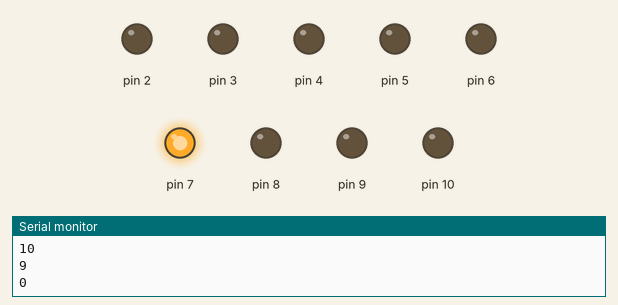
A program run on a simulated Arduino Uno, built with avr-gcc and run on an emulated ATmega328P. Shown: output pins drawn as LEDs (lit = HIGH), the last lines printed to the serial monitor.

Above: at 0.4 s.
At 0.9 s:
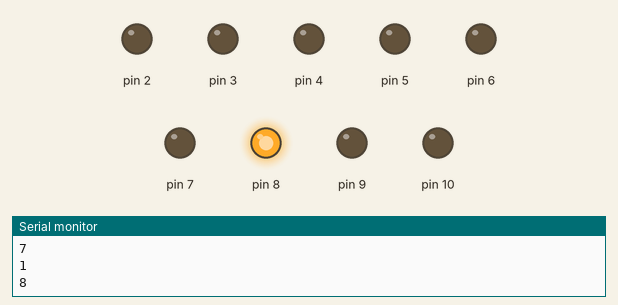
At 1.4 s:
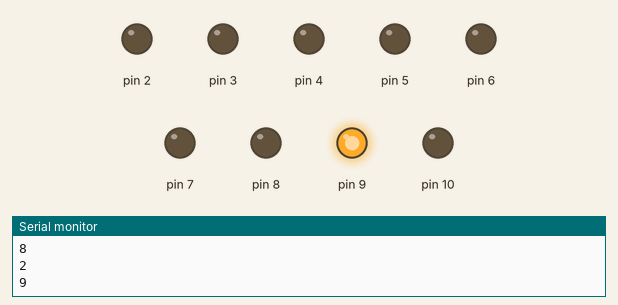
At 2.4 s:
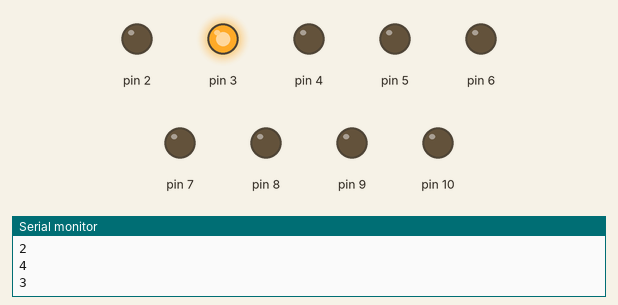
At 3.4 s:
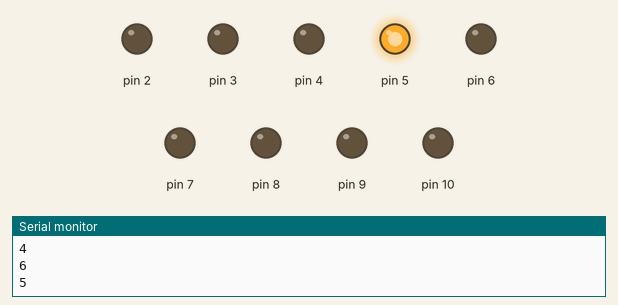
At 4.9 s:
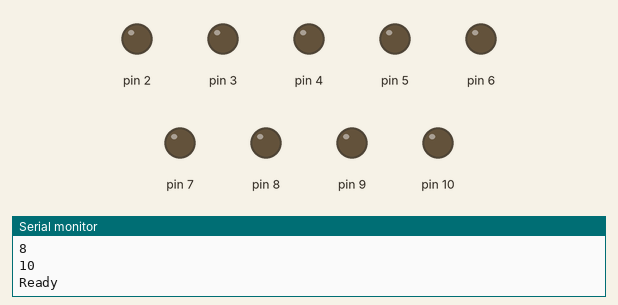
Timing chart, 0 to 6.4 s (numbered marks = the images above):
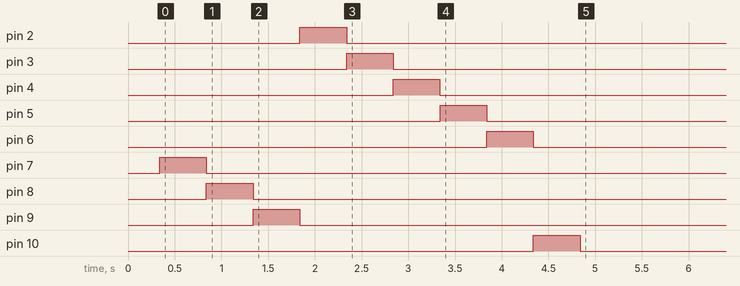

The program:

main.cpp
```cpp
#include <Arduino.h>
// #include "pin.h"
char myChar;
boolean isNew;

struct Pin {
    uint8_t pinNumber;
    bool pinValue = false;
};

// before you compile this make sure you set everything to the pin you want to send a value with;
// lets say you want pin 8 to send value 1 then you would set pin1 to 8;
Pin pin1H;
Pin pin2H;
Pin pin4H;
Pin pin1M;
Pin pin2M;
Pin pin4M;
Pin pin8M;
Pin pin16M;
Pin pin32M;

// all of the pins for ease of access
Pin* pins[] = {
  &pin1H,
  &pin2H,
  &pin4H,
  &pin1M,
  &pin2M,
  &pin4M,
  &pin8M,
  &pin16M,
  &pin32M
};


// put function declarations here:
void enableCharacterLight(int character);

void pinSet(Pin& usrpin, uint8_t val) {
  Serial.print("setting value ");Serial.print(val);Serial.print(" from original value ");Serial.println( usrpin.pinNumber );
  usrpin.pinNumber = val;
}
void setup() {
  // put your setup code here, to run once:
  Serial.begin(9600);

  int length = sizeof(pins) / sizeof(pins[0]);

  pin1H.pinNumber = 99;
  pinSet(pin1H,7);
  Serial.println(pin1H.pinNumber);
  pinSet(pin2H,8);
  Serial.println(pin2H.pinNumber);
  pinSet(pin4H,9);
  Serial.println(pin4H.pinNumber);
  pinSet(pin1M,2);
  Serial.println(pin1M.pinNumber);
  pinSet(pin2M,3);
  Serial.println(pin2M.pinNumber);
  pinSet(pin4M,4);
  Serial.println(pin4M.pinNumber);
  pinSet(pin8M,5);
  Serial.println(pin8M.pinNumber);
  pinSet(pin16M,6);
  Serial.println(pin16M.pinNumber);
  pinSet(pin32M,10);
  Serial.println(pin32M.pinNumber);

  Serial.println(length);
  for (uint8_t i = 0; length > i; i++) {
    // Serial.println("changing pin to output");
    Serial.println(i);
    Serial.println(pins[i]->pinNumber);
    pinMode(pins[i]->pinNumber,OUTPUT);
    digitalWrite(pins[i]->pinNumber,HIGH);
    delay(500);
    digitalWrite(pins[i]->pinNumber,LOW);
  }

  Serial.println("Ready");

}

void loop() {
  // put your main code here, to run repeatedly:
  // Serial.println(myChar);
  if (isNew) {
    //invalid conversion from char to char* this happens because its pointing to a LL and not a char
    int *character;
    *character = myChar;
    // Serial.println(*character); // Serial.println dereferenced character
    enableCharacterLight(*character);
    isNew = false;
  }

  if (Serial.available() > 0) {
    myChar = Serial.read();
    isNew = true;
  }
}

// put function definitions here:
void enableCharacterLight(int character) {
  // Serial.println(character == 97);
  static int ledsOn = 0; // says the amount of LEDS that are on. I am insulting your intelligence btw
  Serial.println(character);
  Serial.println(sizeof(pins)/sizeof(pins[0]));
  for (int i = 0; sizeof(pins)/sizeof(pins[0]) > i; i++) {
    // Serial.println(97+i);
     if ((97 + i) == character ) {

        if (!pins[i]->pinValue) {
            digitalWrite(pins[i]->pinNumber,HIGH);
            pins[i]->pinValue = true;
            ledsOn++;
        }
        else {
            digitalWrite(pins[i]->pinNumber,LOW);
            pins[i]->pinValue = false;
            ledsOn += -1;
        }


     }
  }
}
// 3/7/25 ts compiles thank the lord

//PID 2341
```

oldmain.cpp
```cpp
// #include <Arduino.h>
// char myChar;
// boolean isNew;


// // before you compile this make sure you set everything to the pin you want to send a value with;
// // lets say you want pin 8 to send value 1 then you would set pin1 to 8;
// uint8_t pin1 = 2;
// uint8_t pin2 = 3;
// uint8_t pin4 = 4;
// uint8_t pin8 = 5;
// uint8_t pin16 = 6;
// uint8_t pin32 = 7;
// uint8_t pin64 = 8;
// uint8_t pin128 = 9;
// uint8_t pin256 = 10;
// bool pin1Value = false;
// bool pin2Value = false;
// bool pin4Value = false;
// bool pin8Value = false;
// bool pin16Value = false;
// bool pin32Value = false;
// bool pin64Value = false;
// bool pin128Value = false;
// bool pin256Value = false;

// // all of the pins for ease of access
// uint8_t pins[] = {
//   pin1,
//   pin2,
//   pin4,
//   pin8,
//   pin16,
//   pin32,
//   pin64,
//   pin128,
//   pin256,
// };


// // put function declarations here:
// void enableCharacterLight(int character);

// void setup() {
//   // put your setup code here, to run once:
//   Serial.begin(9600);

//   int length = sizeof(pins) / sizeof(pins[0]);
//   Serial.println(length);
//   for (uint8_t i = 0; length > i; i++) {
//     // Serial.println("changing pin to output");
//     Serial.println(i);
//     pinMode(pins[i],OUTPUT);
//     digitalWrite(pins[i],HIGH);
//     delay(500);
//     digitalWrite(pins[i],LOW);
//   }

//   Serial.println("Ready");

// }

// void loop() {
//   // put your main code here, to run repeatedly:
//   // Serial.println(myChar);
//   if (isNew) {
//     //invalid conversion from char to char* this happens because its pointing to a LL and not a char
//     int *character;
//     *character = myChar;
//     // Serial.println(*character); // Serial.println dereferenced character
//     enableCharacterLight(*character);
//     isNew = false;
//   }

//   if (Serial.available() > 0) {
//     myChar = Serial.read();
//     isNew = true;
//   }
// }

// // put function definitions here:
// void enableCharacterLight(int character) {
//   // Serial.println(character == 97);
//   Serial.println(character);
//   if (character == 97) {

//     // Serial.println(pin1Value);
//       if (!pin1Value) {
//         digitalWrite(pin1,HIGH);
//         pin1Value = true;
//       }
//       else {
//         digitalWrite(pin1,LOW);
//         pin1Value = false;
//       }
//   }
//   else if (character == 98) {
//     if (!pin2Value) {
//         digitalWrite(pin2,HIGH);
//         pin2Value = true;
//       }
//       else {
//         digitalWrite(pin2,LOW);
//         pin2Value = false;
//       }
//   }
//   else if (character == 99) {
//     if (!pin4Value) {
//         digitalWrite(pin4,HIGH);
//         pin4Value = true;
//       }
//       else {
//         digitalWrite(pin4,LOW);
//         pin4Value = false;
//       }
//   }
//   else if (character == 100) {
//     if (!pin8Value) {
//         digitalWrite(pin8,HIGH);
//         pin8Value = true;
//       }
//       else {
//         digitalWrite(pin8,LOW);
//         pin8Value = false;
//       }
//   }
//   else if (character == 101) {
//     if (!pin16Value) {
//         digitalWrite(pin16,HIGH);
//         pin16Value = true;
//       }
//       else {
//         digitalWrite(pin16,LOW);
//         pin16Value = false;
//       }
//   }
//   else if (character == 102) {
//     if (!pin32Value) {
//         digitalWrite(pin32,HIGH);
//         pin32Value = true;
//       }
//       else {
//         digitalWrite(pin32,LOW);
//         pin32Value = false;
//       }
//   }
//   else if (character == 103) {
//     if (!pin64Value) {
//         digitalWrite(pin64,HIGH);
//         pin64Value = true;
//       }
//       else {
//         digitalWrite(pin64,LOW);
//         pin64Value = false;
//       }
//   }
//   else if (character == 104) {
//     if (!pin128Value) {
//         digitalWrite(pin128,HIGH);
//         pin128Value = true;
//       }
//       else {
//         digitalWrite(pin128,LOW);
//         pin128Value = false;
//       }
//   }
//   else if (character == 105) {
//     if (!pin256Value) {
//         digitalWrite(pin256,HIGH);
//         pin256Value = true;
//       }
//       else {
//         digitalWrite(pin256,LOW);
//         pin256Value = false;
//       }
//   }
// }
// // 3/7/25 ts compiles thank the lord

// //PID 2341
```
